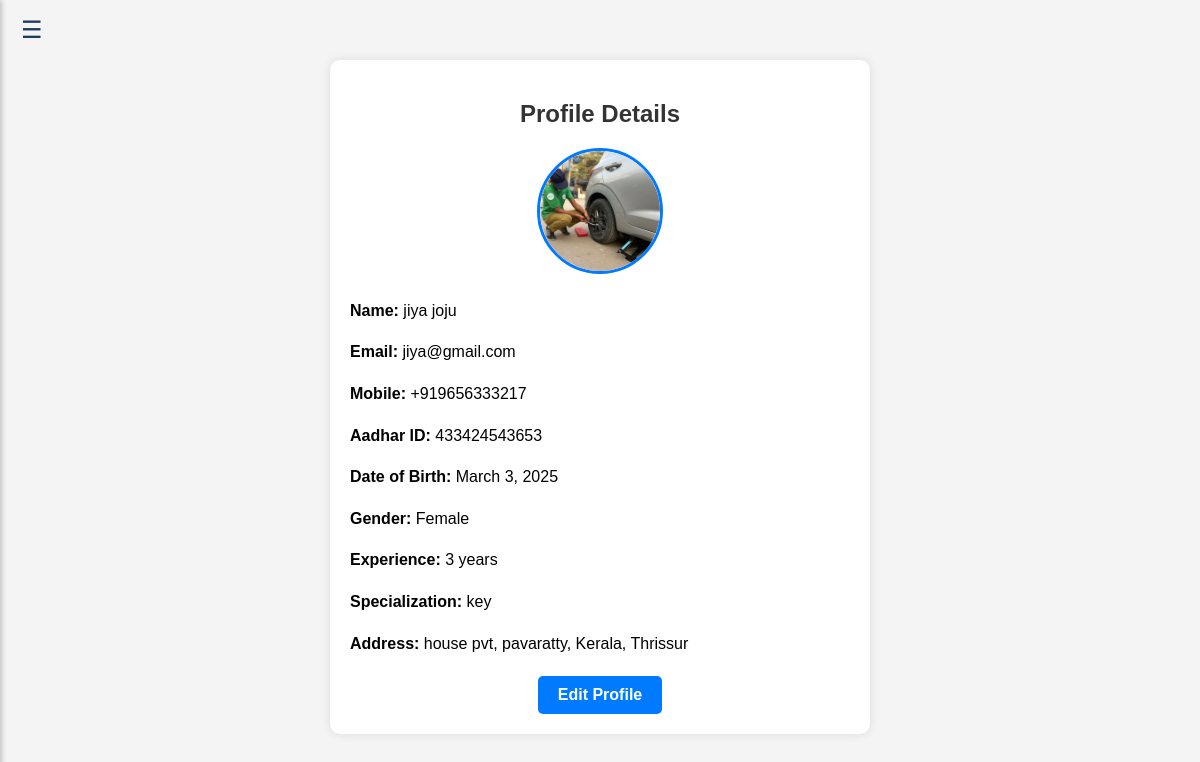
Page /view-profile/ (signed in) on the committed database.
### Home/models.py (models this page shows, shortened)
class MechanicProfile(models.Model):
    user = models.OneToOneField(User, on_delete=models.CASCADE)  # Links profile to User
    first_name = models.CharField(max_length=255)
    last_name = models.CharField(max_length=255)
    date_of_birth = models.DateField(null=True, blank=True)
    email = models.EmailField()#unique=True)
    gender_choices = [('Male', 'Male'), ('Female', 'Female'), ('Other', 'Other')]
    gender = models.CharField(max_length=10, choices=gender_choices)
    profile_picture = models.ImageField(upload_to='mechanic_profiles/', null=True, blank=True)
    contact_no = models.CharField(max_length=15, blank=True, null=True)
    aadhar_id = models.CharField(
        max_length=12,
        validators=[RegexValidator(regex=r'^\d{12}$', message="Aadhar number must be exactly 12 digits")],
    )
    alternate_contact = models.CharField(max_length=15, blank=True, null=True)
    experience = models.PositiveIntegerField(null=True, blank=True)
    address = models.TextField()
    state = models.CharField(max_length=255)
    city = models.CharField(max_length=255)
    district = models.CharField(max_length=255)
    specialization = models.ForeignKey('ServiceProvided', on_delete=models.SET_NULL, null=True)

class ServiceProvided(models.Model):
    name = models.CharField(max_length=255)
    picture = models.ImageField(upload_to='services/')  # Main picture
    short_description = models.TextField()
    long_description = models.TextField()
    points_to_remember = models.TextField()
    additional_picture = models.ImageField(upload_to='services/', blank=True, null=True)  # Additional Picture

### Home/views.py (the view)
# urls.py: path('view-profile/', views.view_profile, name='view_profile'),
def view_profile(request):
    mechanic_profile = get_object_or_404(MechanicProfile, user=request.user)
    return render(request, 'view_profile.html', {'profile': mechanic_profile})

### templates/view_profile.html (shortened to what this page needs)
{% extends 'base_mech.html' %}
{% block content %}
<!DOCTYPE html>
<html lang="en">
<head>
</head>
<body style="font-family: Arial, sans-serif; background-color: #f4f4f4; padding: 20px;">
    <div style="max-width: 500px; margin: auto; background: white; padding: 20px; border-radius: 10px; box-shadow: 0 0 10px rgba(0, 0, 0, 0.1);">
        <h2 style="text-align: center; color: #333;">Profile Details</h2>
        <div style="text-align: center;">
            <img src="{{ profile.profile_picture.url }}" alt="Profile Picture"
                 style="width: 120px; height: 120px; border-radius: 50%; border: 3px solid #007BFF;">
        </div>
        <div style="margin-top: 20px; line-height: 1.6;">
            <p><strong>Name:</strong> {{ profile.first_name }} {{ profile.last_name }}</p>
            <p><strong>Email:</strong> {{ profile.email }}</p>
            <p><strong>Mobile:</strong> {{ profile.contact_no }}</p>
            <p><strong>Aadhar ID:</strong> {{ profile.aadhar_id }}</p>
            <p><strong>Date of Birth:</strong> {{ profile.date_of_birth }}</p>
            <p><strong>Gender:</strong> {{ profile.get_gender_display }}</p>
            <p><strong>Experience:</strong> {{ profile.experience }} years</p>
            <p><strong>Specialization:</strong> {{ profile.specialization.name }}</p>
            <p><strong>Address:</strong> {{ profile.address }}, {{ profile.city }}, {{ profile.state }}, {{ profile.district }}</p>
        </div>
        <div style="text-align: center; margin-top: 20px;">
            <a href="{% url 'edit_profile' %}"
               style="display: inline-block; background: #007BFF; color: white; padding: 10px 20px; border-radius: 5px; text-decoration: none; font-weight: bold;">
               Edit Profile
            </a>
        </div>
    </div>
</body>
</html>
{% endblock %}

### templates/base_mech.html (style rules this page uses)
body { margin: 0; font-family: Arial, sans-serif; background-color: #f4f4f9; overflow-x: hidden; }

### rows in the picture
MechanicProfile: profile_picture (picture), first_name "jiya", last_name "joju", email "jiya@gmail.com", contact_no "+919656333217", aadhar_id "433424543653", date_of_birth "March 3, 2025", gender "Female", experience "3", specialization.name "key", address "house pvt", city "pavaratty", state "Kerala", district "Thrissur"
